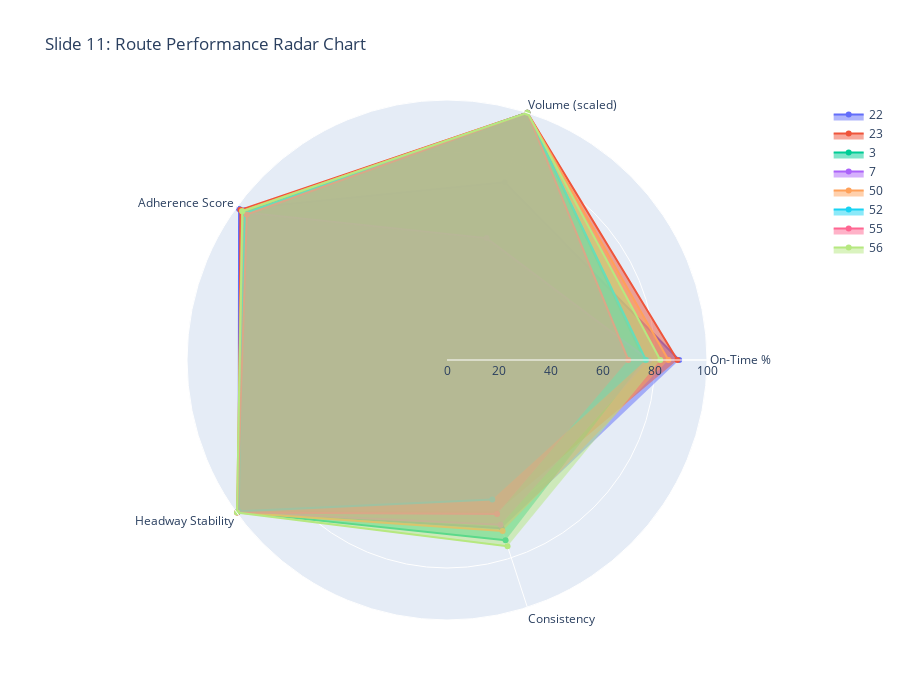

The code cell stored with this chart in its notebook:
### Code cell
# 10. RADAR CHART - Route Performance Metrics
radar_metrics = []

for route_id in wego['ROUTE_ABBR'].unique():
    route_df = wego[wego['ROUTE_ABBR'] == route_id]
    
    ontime_r = route_df['ADJUSTED_ONTIME_COUNT'].sum()
    total_r = ontime_r + route_df['ADJUSTED_EARLY_COUNT'].sum() + route_df['ADJUSTED_LATE_COUNT'].sum()
    
    metrics = {
        'Route': str(route_id),
        'On-Time %': (ontime_r / total_r * 100) if total_r > 0 else 0,
        'Volume (scaled)': min(100, (total_r / wego.shape[0]) * 1000),
        'Adherence Score': 100 - abs(route_df['ADHERENCE'].mean()),
        'Headway Stability': 100 - abs(route_df['HDWY_DEV'].mean()),
        'Consistency': route_df['ADHERENCE'].std() if len(route_df) > 1 else 0
    }
    metrics['Consistency'] = 100 - min(100, metrics['Consistency'] * 5)
    
    radar_metrics.append(metrics)

radar_df = pd.DataFrame(radar_metrics)
categories = ['On-Time %', 'Volume (scaled)', 'Adherence Score', 'Headway Stability', 'Consistency']

fig = go.Figure()

for idx, row in radar_df.iterrows():
    fig.add_trace(go.Scatterpolar(
        r=[row[cat] for cat in categories],
        theta=categories,
        fill='toself',
        name=row['Route']
    ))

fig.update_layout(
    polar=dict(radialaxis=dict(visible=True, range=[0, 100])),
    showlegend=True,
    title='Slide 11: Route Performance Radar Chart',
    width=900,
    height=700
)
fig.show()

### Figure 1 — Plotly figure (JSON) as saved in the notebook; plotly's stock layout.template omitted (floating-point values rounded to 4 significant figures)
{"data": [{"fill": "toself", "name": "22", "r": [89.3, 71.9, 98.86, 99.04, 68.04], "theta": ["On-Time %", "Volume (scaled)", "Adherence Score", "Headway Stability", "Consistency"], "type": "scatterpolar"}, {"fill": "toself", "name": "23", "r": [88.61, 100, 98.24, 98.95, 61.6], "theta": ["On-Time %", "Volume (scaled)", "Adherence Score", "Headway Stability", "Consistency"], "type": "scatterpolar"}, {"fill": "toself", "name": "3", "r": [75.88, 100, 96.24, 99.42, 72.92], "theta": ["On-Time %", "Volume (scaled)", "Adherence Score", "Headway Stability", "Consistency"], "type": "scatterpolar"}, {"fill": "toself", "name": "7", "r": [77.7, 49.29, 96.65, 99.66, 66.65], "theta": ["On-Time %", "Volume (scaled)", "Adherence Score", "Headway Stability", "Consistency"], "type": "scatterpolar"}, {"fill": "toself", "name": "50", "r": [85.17, 100, 97.49, 99.79, 69.2], "theta": ["On-Time %", "Volume (scaled)", "Adherence Score", "Headway Stability", "Consistency"], "type": "scatterpolar"}, {"fill": "toself", "name": "52", "r": [76.5, 100, 96.03, 99.03, 56.39], "theta": ["On-Time %", "Volume (scaled)", "Adherence Score", "Headway Stability", "Consistency"], "type": "scatterpolar"}, {"fill": "toself", "name": "55", "r": [69.72, 100, 95.18, 99.74, 62.32], "theta": ["On-Time %", "Volume (scaled)", "Adherence Score", "Headway Stability", "Consistency"], "type": "scatterpolar"}, {"fill": "toself", "name": "56", "r": [82.04, 100, 97.3, 99.85, 75.34], "theta": ["On-Time %", "Volume (scaled)", "Adherence Score", "Headway Stability", "Consistency"], "type": "scatterpolar"}], "layout": {"height": 700, "polar": {"radialaxis": {"range": [0, 100], "visible": true}}, "showlegend": true, "title": {"text": "Slide 11: Route Performance Radar Chart"}, "width": 900}}
